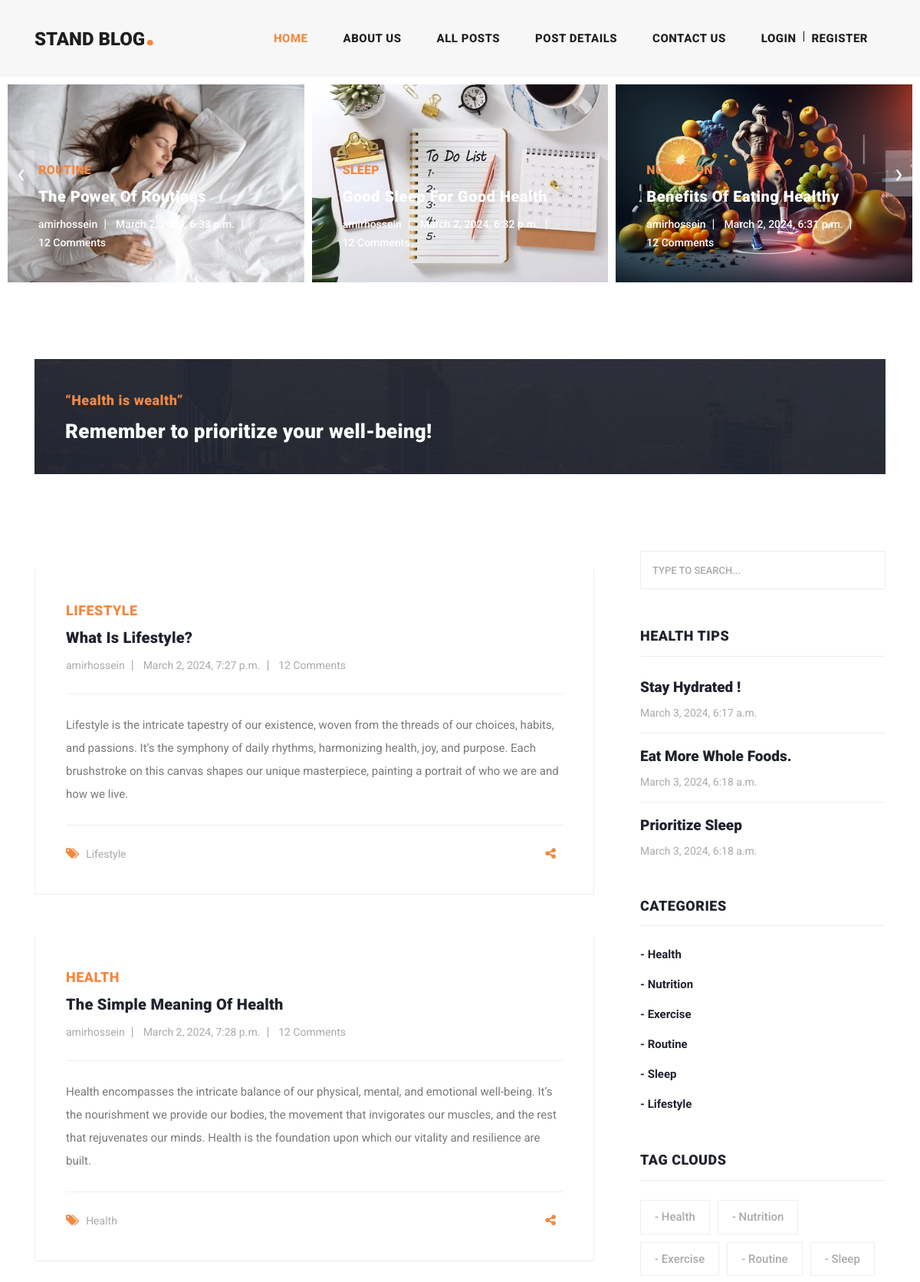
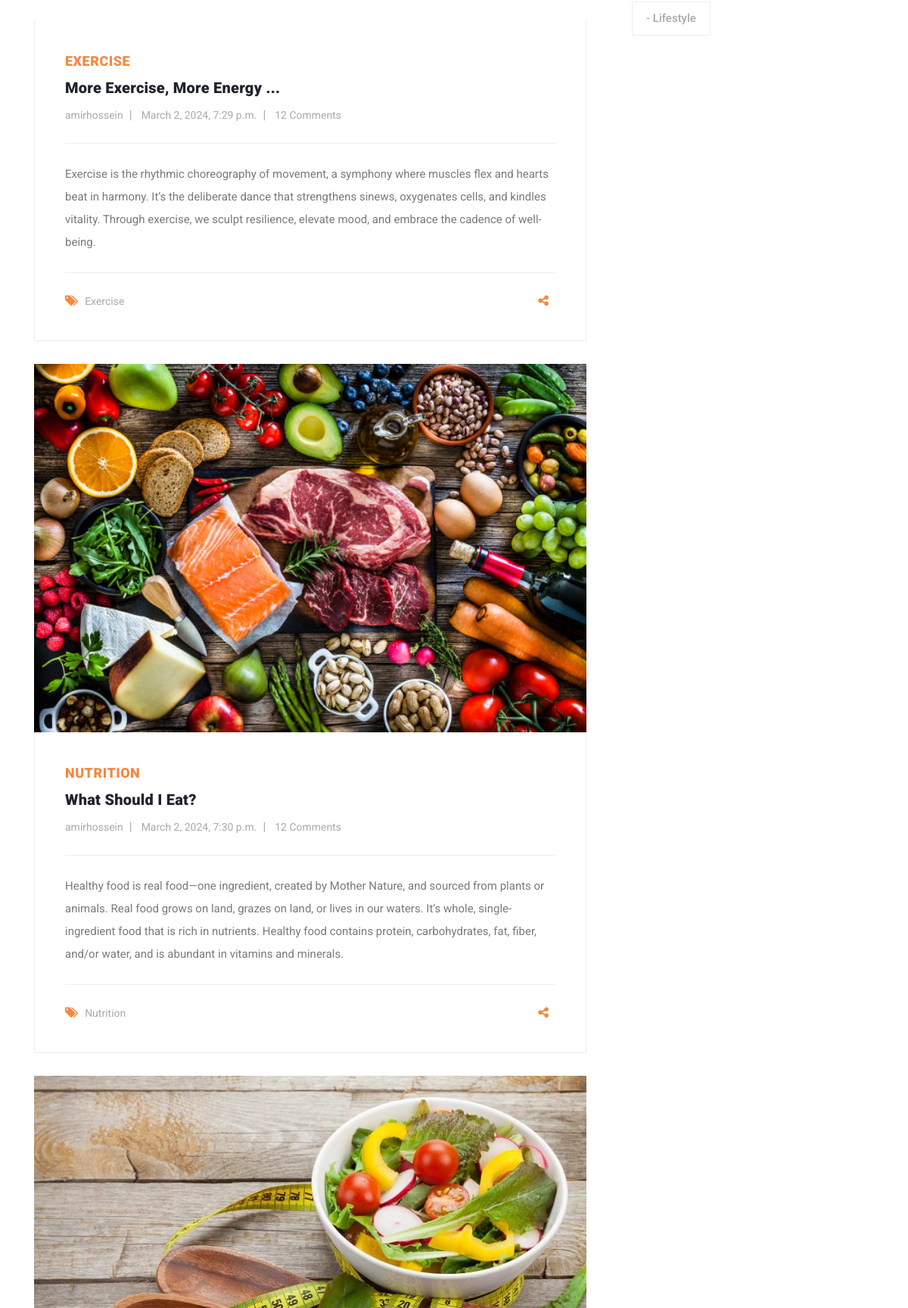
The page / (upper part) on the database its author committed (2 pictures, top to bottom).
### blog/models.py (models this page shows, shortened)
class Article(models.Model):
    author = models.ForeignKey(User, on_delete=models.CASCADE)
    title = models.CharField(max_length=70)
    category = models.ManyToManyField(Category, related_name="articles")
    body = models.TextField()
    image = models.ImageField(upload_to="article_image")
    slug = models.SlugField(null=True, blank=True, unique=True)
    created = models.DateTimeField(auto_now_add=True)
    updated = models.DateTimeField(auto_now=True)
    class Meta:
        ordering = ('-created',)

class Category(models.Model):
    title = models.CharField(max_length=100)
    created = models.DateTimeField(auto_now_add=True)

class Post(models.Model):
    author = models.ForeignKey(User, on_delete=models.CASCADE)
    title = models.CharField(max_length=70)
    category = models.ManyToManyField(Category, related_name="posts")
    body = models.TextField()
    image = models.ImageField(null=True, upload_to="post_image")
    slug = models.SlugField(null=True, blank=True, unique=True)
    created = models.DateTimeField(auto_now_add=True)
    updated = models.DateTimeField(auto_now=True)
    class Meta:
        ordering = ('created',)

class Tip(models.Model):
    text = models.CharField(max_length=200)
    created = models.DateTimeField(auto_now_add=True)
    class Meta:
        ordering = ('created',)

### home/views.py (the view)
# urls.py: path('', views.home, name="home"),
def home(request):
    articles = Article.objects.all()
    categories = Category.objects.all()
    posts = Post.objects.all()
    tips = Tip.objects.all()[:3]
    return render(request, 'home/home.html', context={'articles':articles, 'posts':posts, 'tips':tips, 'categories':categories})

### home/templates/home/home.html (shortened to what this page needs)
{% extends "home/main.html" %}
{% load static %}
{% load social_share %}
{% block content %}
    <div class="main-banner header-text">
      <div class="container-fluid">
        <div class="owl-banner owl-carousel">
          {% for article in articles %}
            <div class="item">
            <img src="{{ article.image.url }}" alt="{{ article.title }}">
            <div class="item-content">
              <div class="main-content">
                <div class="meta-category">
                  <span>{{ article.category.first.title }}</span>
                </div>
                <a href="{% url 'blog:detail' article.id %}"><h4>{{ article.title }}</h4></a>
                <ul class="post-info">
                  <li><a href="#">{{ article.author.username }}</a></li>
                  <li><a href="#">{{ article.created }}</a></li>
                  <li><a href="#">12 Comments</a></li>
                </ul>
              </div>
            </div>
          </div>
          {% endfor %}
        </div>
      </div>
    </div>
    <section class="call-to-action">
      <div class="container">
        <div class="row">
          <div class="col-lg-12">
            <div class="main-content">
              <div class="row">
                <div class="col-lg-8">
                  <span>“Health is wealth”</span>
                  <h4>Remember to prioritize your well-being!</h4>
                </div>
              </div>
            </div>
          </div>
        </div>
      </div>
    </section>
    <section class="blog-posts">
      <div class="container">
        <div class="row">
          <div class="col-lg-8">
            <div class="all-blog-posts">
              <div class="row">
                {% for post in posts %}
                <div class="col-lg-12">
                  <div class="blog-post">
                    <div class="blog-thumb">
                      <img src="{{ post.image.url }}" alt="">
                    </div>
                    <div class="down-content">
                      <span>{{ post.category.first.title }}</span>
                      <a href="post-details.html"><h4>{{ post.title }}</h4></a>
                      <ul class="post-info">
                        <li><a href="#">{{ post.author.username }}</a></li>
                        <li><a href="#">{{ post.created }}</a></li>
                        <li><a href="#">12 Comments</a></li>
                      </ul>
                      <p>{{ post.body }}</p>
                      <div class="post-options">
                        <div class="row">
                          <div class="col-6">
                            <ul class="post-tags">
                              <li><i class="fa fa-tags"></i></li>
                              <li><a href="#">{{ post.category.first.title }}</a></li>
                            </ul>
                          </div>
                          <div class="col-6">
                            <ul class="post-share">
                              <li><i class="fa fa-share-alt"></i></li>
                            </ul>
                          </div>
                        </div>
                      </div>
                    </div>
                  </div>
                </div>
                {% endfor %}
              </div>
            </div>
          </div>
        {% include "home/sidebar.html" %}
    </section>
{% endblock %}

### home/templates/home/sidebar.html
<div class="col-lg-4">
    <div class="sidebar">
      <div class="row">
        <div class="col-lg-12">
          <div class="sidebar-item search">
            <form id="search_form" name="gs" method="GET" action="{% url "blog:search" %}">
              <input type="text" name="q" class="searchText" placeholder="type to search..." autocomplete="on">
            </form>
          </div>
        </div>
        <div class="col-lg-12">
          <div class="sidebar-item recent-posts">
            <div class="sidebar-heading">
              <h2>Health tips</h2>
            </div>
            <div class="content">
              <ul>
                {% for tip in tips %}
                <li><a href="post-details.html">
                  <h5>{{ tip.text }}</h5>
                  <span>{{ tip.created }}</span>
                </a></li>
                {% endfor %}
              </ul>
            </div>
          </div>
        </div>
        <div class="col-lg-12">
          <div class="sidebar-item categories">
            <div class="sidebar-heading">
              <h2>Categories</h2>
            </div>
            <div class="content">
              <ul>
                {% for category in categories %}
                <li><a href="#">- {{ category.title }}</a></li>
                {% endfor %}
              </ul>
            </div>
          </div>
        </div>
        <div class="col-lg-12">
          <div class="sidebar-item tags">
            <div class="sidebar-heading">
              <h2>Tag Clouds</h2>
            </div>
            <div class="content">
              <ul>
                {% for category in categories %}
                <li><a href="#">- {{ category.title }}</a></li>
                {% endfor %}
              </ul>
            </div>
          </div>
        </div>
      </div>
    </div>
  </div>
</div>
</div>

### rows shown on the page
Article: image (picture), category.first "ROUTINE", title "The Power Of Routines", author.username "amirhossein", created "March 2, 2024, 6:33 p.m."
Article: image (picture), category.first "SLEEP", title "Good Sleep For Good Health", author.username "amirhossein", created "March 2, 2024, 6:32 p.m."
Article: image (picture), category.first "NUTRITION", title "Benefits Of Eating Healthy", author.username "amirhossein", created "March 2, 2024, 6:31 p.m."
Post: category.first "LIFESTYLE", title "What Is Lifestyle?", author.username "amirhossein", created "March 2, 2024, 7:27 p.m.", body "Lifestyle is the intricate tapestry of our existence, woven from the threads of our choices, habits, and passions. It’s the symphony of daily rhythms, harmonizing health, joy, and purpose. Each brushstroke on this canvas shapes our unique masterpiece, painting a portrait of who we are and how we live.", category.first "Lifestyle"
Post: category.first "HEALTH", title "The Simple Meaning Of Health", author.username "amirhossein", created "March 2, 2024, 7:28 p.m.", body "Health encompasses the intricate balance of our physical, mental, and emotional well-being. It’s the nourishment we provide our bodies, the movement that invigorates our muscles, and the rest that rejuvenates our minds. Health is the foundation upon which our vitality and resilience are built.", category.first "Health"
Post: category.first "EXERCISE", title "More Exercise, More Energy ...", author.username "amirhossein", created "March 2, 2024, 7:29 p.m.", body "Exercise is the rhythmic choreography of movement, a symphony where muscles flex and hearts beat in harmony. It’s the deliberate dance that strengthens sinews, oxygenates cells, and kindles vitality. Through exercise, we sculpt resilience, elevate mood, and embrace the cadence of well-being.", category.first "Exercise"
Post: image (picture), category.first "NUTRITION", title "What Should I Eat?", author.username "amirhossein", created "March 2, 2024, 7:30 p.m.", body "Healthy food is real food—one ingredient, created by Mother Nature, and sourced from plants or animals. Real food grows on land, grazes on land, or lives in our waters. It’s whole, single-ingredient food that is rich in nutrients. Healthy food contains protein, carbohydrates, fat, fiber, and/or water, and is abundant in vitamins and minerals.", category.first "Nutrition"
Post: image (picture)
Tip: text "Stay Hydrated !", created "March 3, 2024, 6:17 a.m."
Tip: text "Eat More Whole Foods.", created "March 3, 2024, 6:18 a.m."
Tip: text "Prioritize Sleep", created "March 3, 2024, 6:18 a.m."
Category: title "Health"
Category: title "Nutrition"
Category: title "Exercise"
Category: title "Routine"
Category: title "Sleep"
Category: title "Lifestyle"
